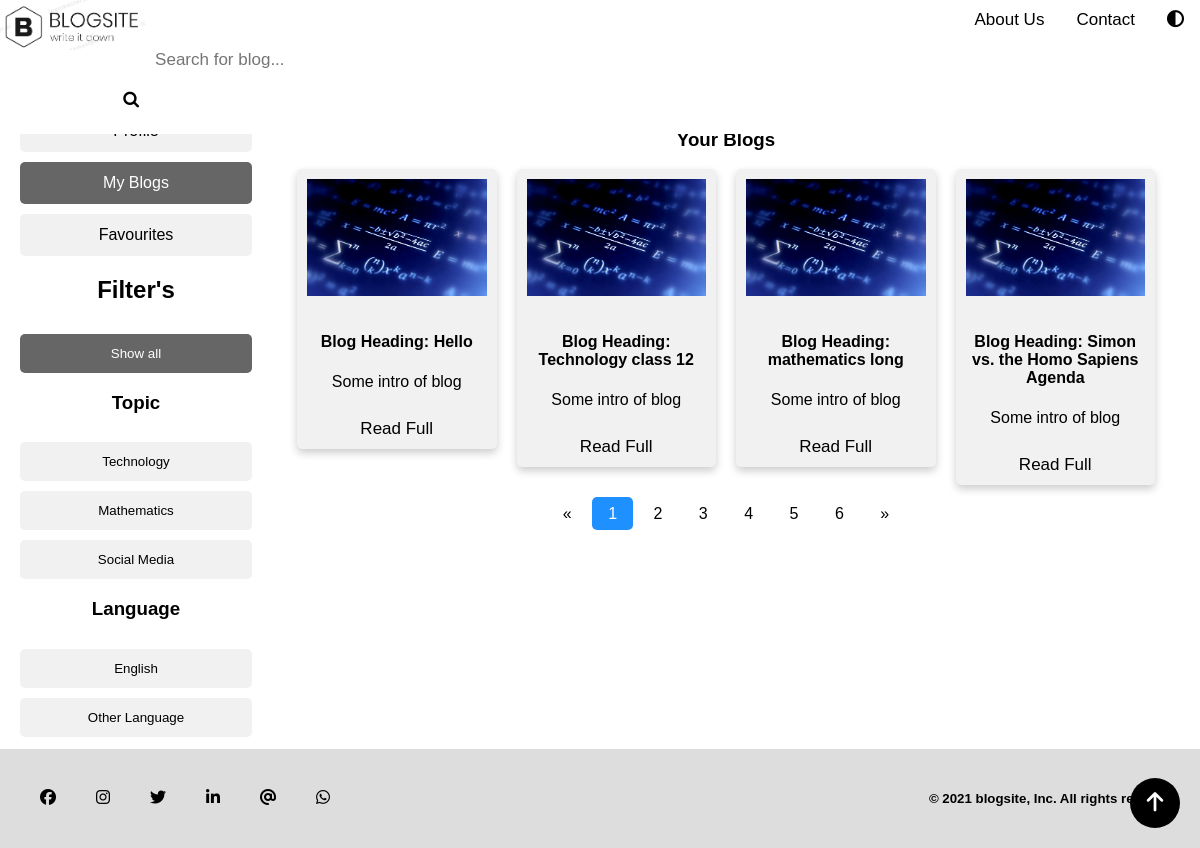
Before: /myblogs/ (signed in) with the older database file.
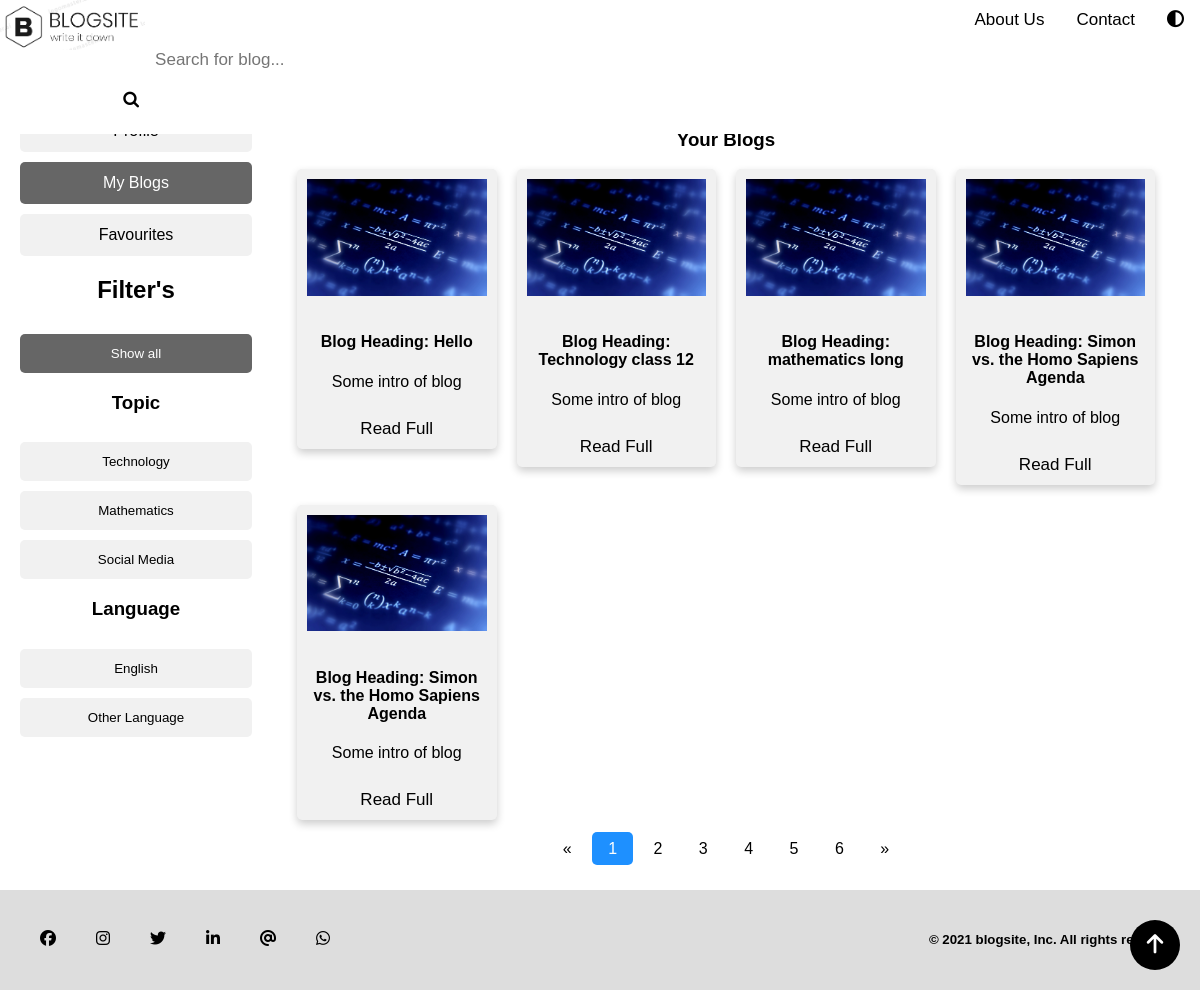
After: the same page with the newer database file.
### homepage/models.py (models this page shows)
class BlogPost(models.Model):
    opt = [
        ("Technology", "Technology"),
        ('Mathematics', "Mathematics"),
        ("Social Media", "Social Media")
    ]
    author = models.ForeignKey(User, default=None, on_delete=models.CASCADE)
    title = models.CharField(max_length=30)
    editor = RichTextField()
    topic = models.CharField(choices=opt, max_length=25)
    time = models.DateField(default=now)
    slug = models.CharField(max_length=130)
    def __str__(self):
        return self.title + '|' + str(self.author)

### homepage/views.py (the view)
# urls.py: path('myblogs/', views.ViewBlogs, name="Views")
def ViewBlogs(request):
    if request.user.is_authenticated:
        print("Yess")
        user = request.user.username
        print(user)
        num_post = BlogPost.objects.filter(author=request.user.id).count()
        print(num_post)
        blogs = BlogPost.objects.filter(author=request.user.id)
        print("output", blogs)
    print(blogs)
    return render(request, "user_blog.html", {'blog': blogs, 'user':user })

### templates/user_blog.html (shortened to what this page needs)
{% load static %}
<!DOCTYPE html>
<html lang="en">
  <head>
    <link rel="stylesheet" type="text/css" href="{% static 'styles/user-blog_style.css' %}">
    <link rel="stylesheet" href="https://cdnjs.cloudflare.com/ajax/libs/font-awesome/4.7.0/css/font-awesome.min.css">
  </head>
  <body onload="loadingfunction()">
    <div class="navbar" id="myTopnav">
      <a href="/" class="logo"><img src="{% static 'images/logo1.png' %}" style="width: 100%"></a>
      <button onclick="myFunction()"><i class="fas fa-adjust"></i></button>
      <a href="/contact">Contact</a>
      <a href="/about"">About Us</a>
      <form class="example" action="#">
        <input type="text" placeholder="Search for blog..." name="search bar">
        <button type="submit"><i class="fa fa-search"></i></button>
      </form>
    </div>
    <div class="row">
      <div class="filterleftside">
        <div>
          <a class="btn" href="/user/profile"> Profile</a>
          <a class="btn active1" href="user_blog.html"> My Blogs</a>
          <a class="btn" href="/user/favourites"> Favourites</a>
        </div>
        <h2 style="text-align: center;">Filter's</h2>
          <div id="myBtnContainer">
            <button class="btn active" onclick="filterSelection('all')"> Show all</button>
            <h3 style="text-align: center;">Topic</h3>
            <button class="btn" onclick="filterSelection('tech')"> Technology</button>
            <button class="btn" onclick="filterSelection('math')"> Mathematics</button>
            <button class="btn" onclick="filterSelection('social')"> Social Media</button>
            <h3 style="text-align: center;">Language</h3>
            <button class="btn" onclick="filterSelection('english')"> English</button>
            <button class="btn" onclick="filterSelection('other')"> Other Language</button>
          </div>
      </div>
      <div class="rightcolumn">
        <div class="card">
          <div class="row2">
            <h3 style="text-align: center;">Your Blogs</h3>
            {% for bl in blog %}
            <div class="column2 filterDiv english tech">
              <div class="card2">
                <img src="{% static 'images/2.jpg' %}" alt="Avatar" style="width:100%">
                <div class="container">
                  <h4><b>Blog Heading: {{bl.title }}</b></h4>
                  <p>Some intro of blog</p>
                </div>
                <a href="blog.html">Read Full</a>
              </div>
            </div>
            {% endfor %}
          </div>
          <div class="pagination">
            <a href="#">&laquo;</a>
            <a class="active" href="#1">1</a>
            <a href="#2">2</a>
            <a href="#3">3</a>
            <a href="#4">4</a>
            <a href="#5">5</a>
            <a href="#6">6</a>
            <a href="#">&raquo;</a>
          </div>
        </div>
      </div>
    </div>
    <div class="footer" >
      <a href="#"><i class="fab fa-facebook"></i></a>
      <a href="#"><i class="fab fa-instagram"></i></a>
      <a href="#"><i class="fab fa-twitter"></i></a>
      <a href="#"><i class="fab fa-linkedin-in"></i></a>
      <a href="#"><i class="fas fa-at"></i></a>
      <a href="#"><i class="fab fa-whatsapp"></i></a>
      <h5>&copy; <script>document.write(new Date().getFullYear())</script> blogsite, Inc. All rights reserved.</h5>
    </div>
    <a class="gotopbtn" href="#"> <i class="fas fa-arrow-up"></i> </a>
  </body>
</html>

Changed rows visible on the page:
added BlogPost: title "Simon vs. the Homo Sapiens Agenda"
